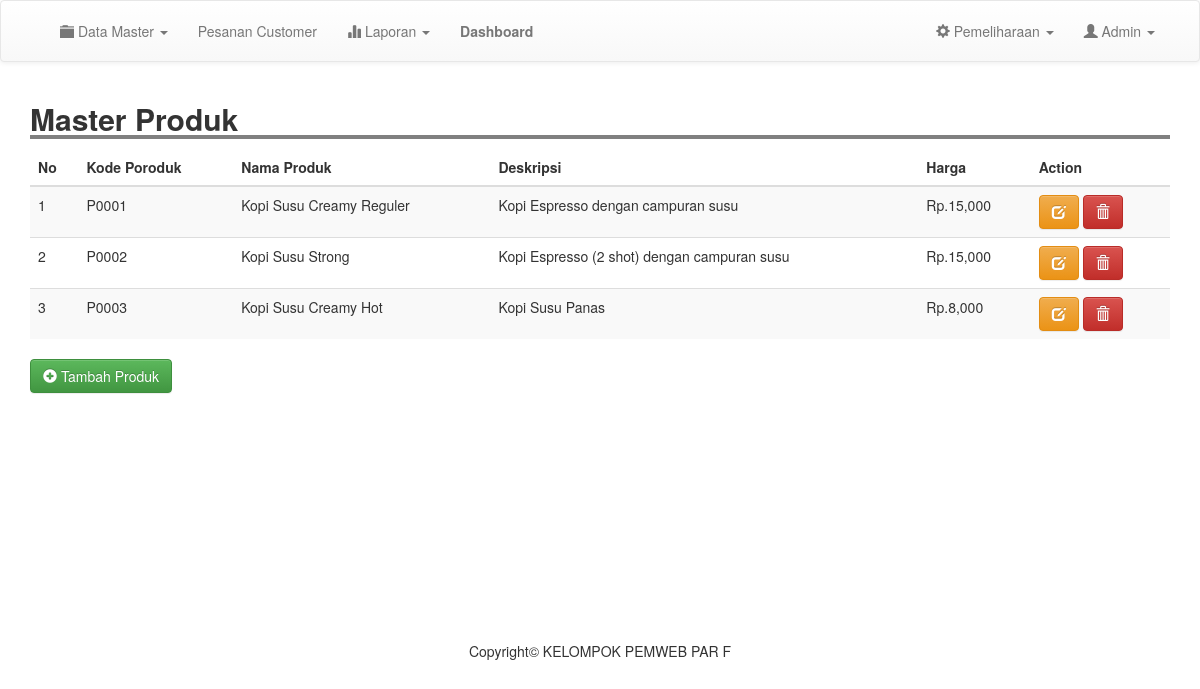
/admin/m_produk.php (signed in), run on the app's committed database.
### tables this page shows
CREATE TABLE `produk` (
  `kode_produk` varchar(100) NOT NULL,
  `nama` varchar(100) NOT NULL,
  `image` text NOT NULL,
  `deskripsi` text NOT NULL,
  `harga` int(11) NOT NULL
);

### admin/m_produk.php (the view)
<?php
include 'header.php';
?>
<div class="container">
	<h2 style=" width: 100%; border-bottom: 4px solid gray"><b>Master Produk</b></h2>
		<table class="table table-striped">
			<thead>
				<tr>
					<th scope="col">No</th>
					<th scope="col">Kode Poroduk</th>
					<th scope="col">Nama Produk</th>
					<th scope="col">Deskripsi</th>
					<th scope="col">Harga</th>
					<th scope="col">Action</th>
				</tr>
			</thead>
			<tbody>
				<?php
				$result = mysqli_query($conn, "SELECT * FROM produk");
				$no =1;
				while ($row = mysqli_fetch_assoc($result)) {
				?>
					<tr>
						<td ><?= $no; ?></td>
						<td><?= $row['kode_produk']; ?></td>
						<td><?= $row['nama'];  ?></td>
						<td><?= $row['deskripsi'];  ?></td>
						<td>Rp.<?= number_format($row['harga' ]);  ?></td>
						<td><a href="edit_produk.php?kode=<?= $row['kode_produk']; ?>" class="btn btn-warning"><i class="glyphicon glyphicon-edit"></i> </a> <a href="proses/del_produk.php?kode=<?= $row['kode_produk']; ?>" class="btn btn-danger" onclick="return confirm('Yakin Ingin Menghapus Data ?')"><i class="glyphicon glyphicon-trash"></i> </a> </td>
					</tr>
				<?php
					$no++;
					}
				 ?>
				</tbody>
			</table>
		<a href="tm_produk.php" class="btn btn-success"><i class="glyphicon glyphicon-plus-sign"></i> Tambah Produk</a>
	</div>
	<br>
	<br>
	<br>
	<br>
	<br>
	<br>
	<br>
	<br>
	<br>
	<br>
	<br>
	<br>
	<?php
	include 'footer.php';
	?>

### admin/header.php (shortened to what this page needs)
<!DOCTYPE html>
<html>
<head>
	<link rel="stylesheet" type="text/css" href="../css/bootstrap.min.css">
	<link rel="stylesheet" type="text/css" href="../css/style.css">
	<link rel="stylesheet" type="text/css" href="../css/bootstrap-theme.css">
</head>
<body>
	<nav class="navbar navbar-default" style="padding: 5px;">
		<div class="container">
			<div class="collapse navbar-collapse" id="bs-example-navbar-collapse-1">
				<ul class="nav navbar-nav navbar-left">
					<li class="dropdown">
						<a href="#" class="dropdown-toggle" data-toggle="dropdown" role="button" aria-haspopup="true" aria-expanded="false"><i class="glyphicon glyphicon-folder-close"></i> Data Master <span class="caret"></span></a>
					</li>
					<li><a href="produksi.php">Pesanan Customer</a></li>
					<li class="dropdown">
						<a href="#" class="dropdown-toggle" data-toggle="dropdown" role="button" aria-haspopup="true" aria-expanded="false"><i class="glyphicon glyphicon-stats"></i> Laporan <span class="caret"></span></a>
					</li>
					<li><a href="halaman_utama.php"> <b> Dashboard </b></a></li>
				</ul>
				<ul class="nav navbar-nav navbar-right">
					<li class="dropdown">
						<a href="#" class="dropdown-toggle" data-toggle="dropdown" role="button" aria-haspopup="true" aria-expanded="false"><i class="glyphicon glyphicon-cog"></i> Pemeliharaan <span class="caret"></span></a>
					</li>
					<li class="dropdown">
						<a href="#" class="dropdown-toggle" data-toggle="dropdown" role="button" aria-haspopup="true" aria-expanded="false"><i class="glyphicon glyphicon-user"></i> Admin <span class="caret"></span></a>
					</li>
				</ul>
			</div>
		</div>
	</nav>

### admin/footer.php
<footer style="background-color: transparant;padding: 1px;" class="print">
	<h5 class="text-center">Copyright&copy; KELOMPOK PEMWEB PAR F</h5>
</footer>
</body>
</html>

### css/style.css (style rules this page uses)
body { margin:0; padding: 0; }

### data on the page
produk: kode_produk "P0001", nama "Kopi Susu Creamy Reguler", deskripsi "Kopi Espresso dengan campuran susu", harga "15,000"
produk: kode_produk "P0002", nama "Kopi Susu Strong", deskripsi "Kopi Espresso (2 shot) dengan campuran susu", harga "15,000"
produk: kode_produk "P0003", nama "Kopi Susu Creamy Hot", deskripsi "Kopi Susu Panas", harga "8,000"
